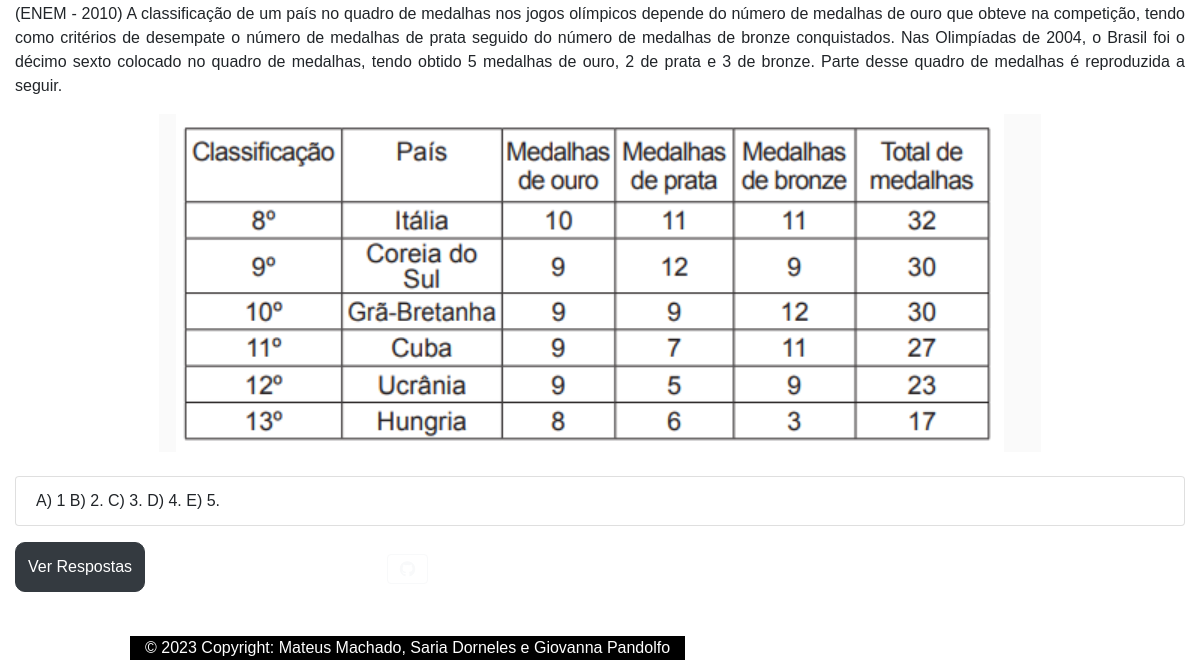
Page /questao.php?area=4 (lower part) on the earlier database version.
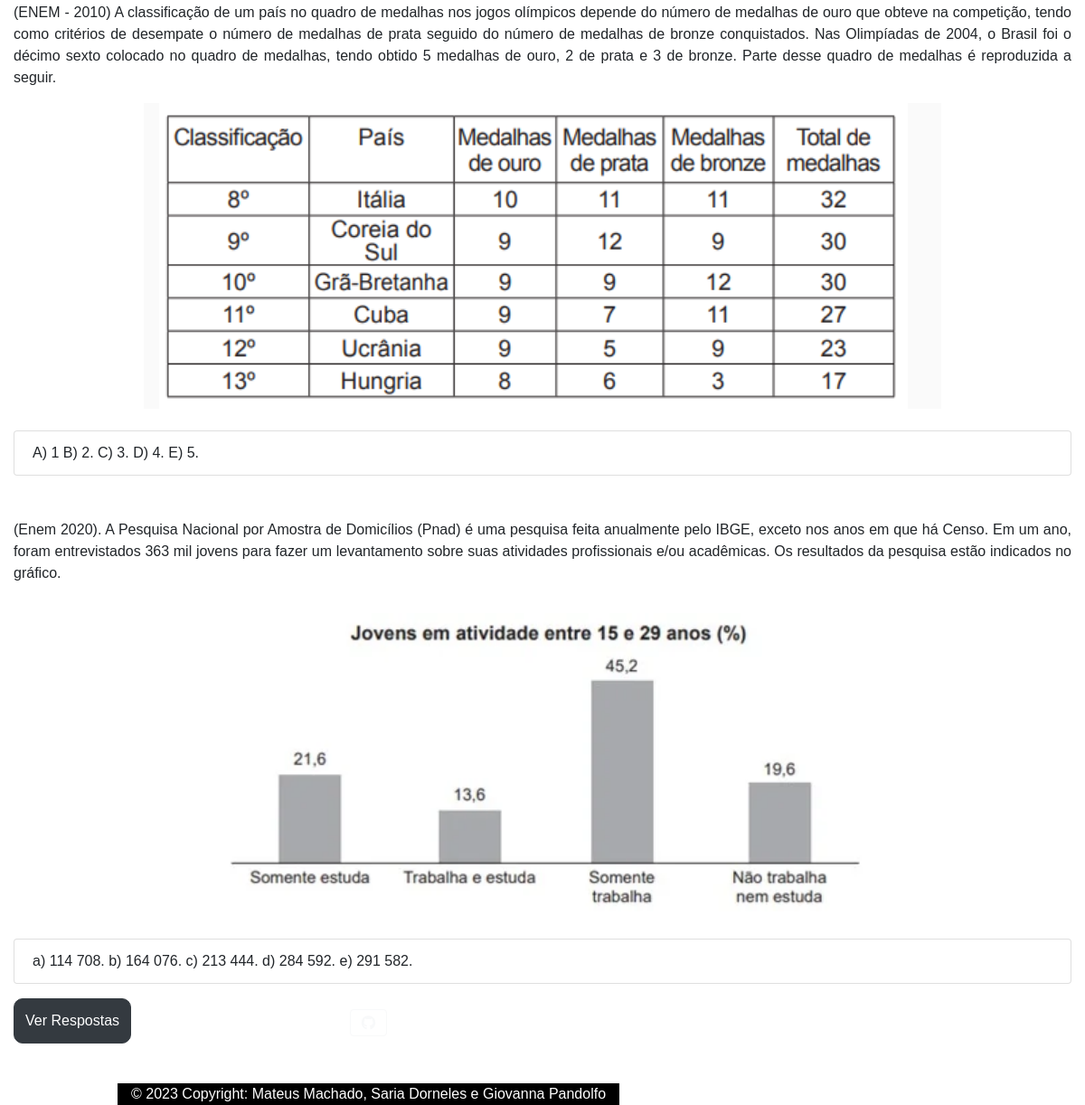
Same page on the later database version.
### tables this page shows
CREATE TABLE `resolucoes` (
  `id` int(11) NOT NULL,
  `correta` varchar(45) DEFAULT NULL,
  `descricao` longtext DEFAULT NULL,
  `AreaID` int(11) NOT NULL,
  `Questoes_id` int(11) NOT NULL
);

CREATE TABLE `questoes` (
  `id` int(11) NOT NULL,
  `Pergunta` longtext DEFAULT NULL,
  `Area` varchar(90) DEFAULT NULL,
  `Nome` varchar(45) NOT NULL,
  `Foto` varchar(90) DEFAULT NULL,
  `Questionario_id` int(11) NOT NULL
);

### questao.php (the view, shortened to what this page needs)
<?php
include_once 'conexao.php';
?>
<link rel="stylesheet" href="https://cdn.jsdelivr.net/npm/bootstrap@4.0.0/dist/css/bootstrap.min.css">
 <link rel="stylesheet" href="./style.css?v=<?php echo rand(0,999999);?>">
<?php
$area = $_GET['area'];
?>
</head>
<body class="container-fluid">
<header class="row">
         <?php
          $sql = "SELECT * FROM questoes AS q INNER JOIN resolucoes AS r ON q.id =r.Questoes_id WHERE q.Area={$area}";
          $result = mysqli_query( $conexao, $sql );
          while($row = mysqli_fetch_array($result, MYSQLI_ASSOC)){
          ?>
          <div class="col-12 mt-5 text-justify">
            <p class="Nome"><?php echo $row['Pergunta']?></p>
            <div class="text-center"><img class="imagemquestao" src="./img/<?php echo $row['Foto']?>" alt=""></div>
            <ul class="list-group">
              <li class="resolucao mt-4 list-group-item"><?php echo $row['descricao']?></li>
            </ul>
            </div>
          <?php
          }
          ?>
<div class="row">
<button id="verRespostas" type="button" class="btn btn-dark mt-3">Ver Respostas</button>
</div>
<?php
include_once 'footer.php';
?>

Differences in the rows shown:
added resolucoes: Questoes.Pergunta "(Enem 2020). A Pesquisa Nacional por Amostra de Domicílios (Pnad) é uma pesquisa feita anualmente pelo IBGE, exceto nos anos em que há Censo. Em um ano, foram entrevistados 363 mil jovens para fazer um levantamento sobre suas atividades profissionais e/ou acadêmicas. Os resultados da pesquisa estão indicados no gráfico.", Questoes.Foto (picture), descricao "a) 114 708. b) 164 076. c) 213 444. d) 284 592. e) 291 582."
